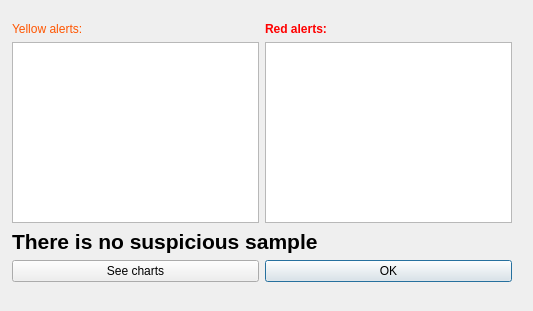
<?xml version="1.0" encoding="UTF-8"?>
<ui version="4.0">
 <class>DResults</class>
 <widget class="QDialog" name="DResults">
  <property name="geometry">
   <rect>
    <x>0</x>
    <y>0</y>
    <width>533</width>
    <height>311</height>
   </rect>
  </property>
  <property name="windowTitle">
   <string>Results</string>
  </property>
  <widget class="QWidget" name="layoutWidget">
   <property name="geometry">
    <rect>
     <x>1</x>
     <y>11</y>
     <width>522</width>
     <height>282</height>
    </rect>
   </property>
   <layout class="QGridLayout" name="gridLayout">
    <item row="0" column="0">
     <widget class="QLabel" name="label">
      <property name="font">
       <font>
        <bold>false</bold>
       </font>
      </property>
      <property name="styleSheet">
       <string notr="true">color: rgb(255, 85, 0);</string>
      </property>
      <property name="text">
       <string>Yellow alerts:</string>
      </property>
     </widget>
    </item>
    <item row="0" column="1" rowspan="2">
     <layout class="QVBoxLayout" name="verticalLayout_2">
      <item>
       <widget class="QLabel" name="label_2">
        <property name="font">
         <font>
          <bold>true</bold>
         </font>
        </property>
        <property name="styleSheet">
         <string notr="true">color: rgb(255, 0, 0);</string>
        </property>
        <property name="text">
         <string>Red alerts:</string>
        </property>
       </widget>
      </item>
      <item>
       <widget class="QListWidget" name="redList">
        <property name="font">
         <font>
          <pointsize>13</pointsize>
          <bold>true</bold>
         </font>
        </property>
       </widget>
      </item>
     </layout>
    </item>
    <item row="1" column="0">
     <widget class="QListWidget" name="yellowList">
      <property name="font">
       <font>
        <pointsize>13</pointsize>
       </font>
      </property>
     </widget>
    </item>
    <item row="2" column="0" colspan="2">
     <widget class="QLabel" name="summary">
      <property name="palette">
       <palette>
        <active>
         <colorrole role="WindowText">
          <brush brushstyle="SolidPattern">
           <color alpha="255">
            <red>0</red>
            <green>170</green>
            <blue>0</blue>
           </color>
          </brush>
         </colorrole>
         <colorrole role="Highlight">
          <brush brushstyle="SolidPattern">
           <color alpha="255">
            <red>51</red>
            <green>153</green>
            <blue>255</blue>
           </color>
          </brush>
         </colorrole>
        </active>
        <inactive>
         <colorrole role="WindowText">
          <brush brushstyle="SolidPattern">
           <color alpha="255">
            <red>0</red>
            <green>0</green>
            <blue>0</blue>
           </color>
          </brush>
         </colorrole>
         <colorrole role="Highlight">
          <brush brushstyle="SolidPattern">
           <color alpha="255">
            <red>240</red>
            <green>240</green>
            <blue>240</blue>
           </color>
          </brush>
         </colorrole>
        </inactive>
        <disabled>
         <colorrole role="WindowText">
          <brush brushstyle="SolidPattern">
           <color alpha="255">
            <red>120</red>
            <green>120</green>
            <blue>120</blue>
           </color>
          </brush>
         </colorrole>
         <colorrole role="Highlight">
          <brush brushstyle="SolidPattern">
           <color alpha="255">
            <red>51</red>
            <green>153</green>
            <blue>255</blue>
           </color>
          </brush>
         </colorrole>
        </disabled>
       </palette>
      </property>
      <property name="font">
       <font>
        <pointsize>16</pointsize>
        <bold>true</bold>
       </font>
      </property>
      <property name="styleSheet">
       <string notr="true"/>
      </property>
      <property name="text">
       <string>There is no suspicious sample</string>
      </property>
     </widget>
    </item>
    <item row="3" column="1">
     <widget class="QPushButton" name="OKButton">
      <property name="text">
       <string>OK</string>
      </property>
     </widget>
    </item>
    <item row="3" column="0">
     <widget class="QPushButton" name="seeButton">
      <property name="text">
       <string>See charts</string>
      </property>
     </widget>
    </item>
   </layout>
  </widget>
 </widget>
 <layoutdefault spacing="6" margin="11"/>
 <resources/>
 <connections>
  <connection>
   <sender>OKButton</sender>
   <signal>clicked()</signal>
   <receiver>DResults</receiver>
   <slot>accept()</slot>
   <hints>
    <hint type="sourcelabel">
     <x>381</x>
     <y>281</y>
    </hint>
    <hint type="destinationlabel">
     <x>401</x>
     <y>310</y>
    </hint>
   </hints>
  </connection>
  <connection>
   <sender>seeButton</sender>
   <signal>clicked()</signal>
   <receiver>DResults</receiver>
   <slot>accept()</slot>
   <hints>
    <hint type="sourcelabel">
     <x>62</x>
     <y>283</y>
    </hint>
    <hint type="destinationlabel">
     <x>109</x>
     <y>310</y>
    </hint>
   </hints>
  </connection>
 </connections>
</ui>
